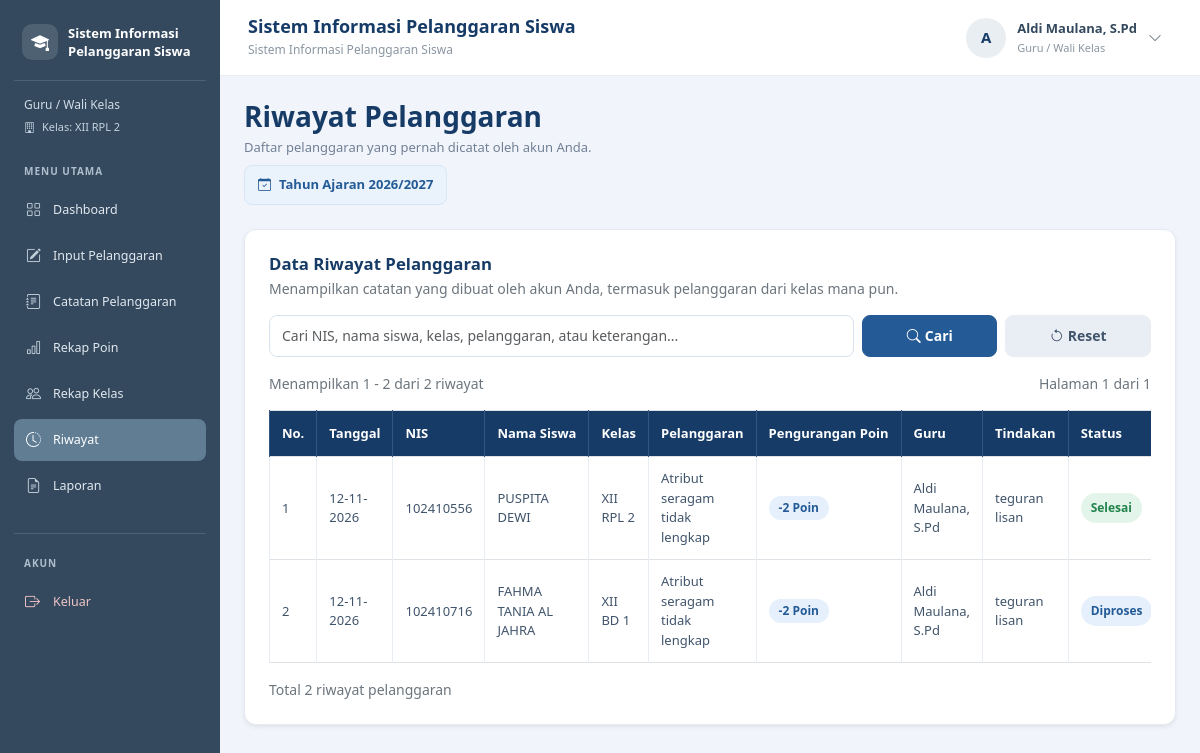
/riwayat.php (signed in), run on the app's committed database.
### tables this page shows
CREATE TABLE `t_wali_kelas` (
  `id` int(11) NOT NULL,
  `tahun_ajaran_id` int(11) NOT NULL,
  `kelas_id` int(11) NOT NULL,
  `guru_id` int(11) NOT NULL,
  `tanggal_mulai` date NOT NULL,
  `tanggal_selesai` date NOT NULL,
  `status_aktif` tinyint(1) NOT NULL,
  `created_at` timestamp NOT NULL DEFAULT current_timestamp(),
  `updated_at` timestamp NOT NULL DEFAULT current_timestamp()
);

CREATE TABLE `t_kelas` (
  `id` int(11) NOT NULL,
  `nama` varchar(100) NOT NULL,
  `tingkat` varchar(20) NOT NULL,
  `jurusan` varchar(100) NOT NULL,
  `status_aktif` tinyint(1) NOT NULL,
  `created_at` timestamp NULL DEFAULT current_timestamp(),
  `updated_at` timestamp NULL DEFAULT current_timestamp()
);

CREATE TABLE `t_tahun_ajaran` (
  `id` int(11) NOT NULL,
  `nama` varchar(20) NOT NULL,
  `tanggal_mulai` date NOT NULL,
  `tanggal_selesai` date NOT NULL,
  `status_aktif` tinyint(1) NOT NULL,
  `created_at` timestamp NULL DEFAULT current_timestamp(),
  `updated_at` timestamp NULL DEFAULT current_timestamp()
);

CREATE TABLE `t_pelanggaran_siswa` (
  `id` int(11) NOT NULL,
  `tahun_ajaran_id` int(11) NOT NULL,
  `siswa_id` int(11) NOT NULL,
  `nama_siswa` varchar(150) NOT NULL,
  `kelas_id` int(11) NOT NULL,
  `nama_kelas` varchar(100) NOT NULL,
  `pelanggaran_id` int(11) NOT NULL,
  `nama_pelanggaran` varchar(150) NOT NULL,
  `pelanggaran_kategori_id` int(11) NOT NULL,
  `guru_id` int(11) NOT NULL,
  `nama_guru` varchar(150) NOT NULL,
  `tanggal` date NOT NULL,
  `keterangan` text NOT NULL,
  `poin` int(11) NOT NULL,
  `tindakan` text NOT NULL,
  `status` varchar(30) NOT NULL,
  `created_at` timestamp NOT NULL DEFAULT current_timestamp(),
  `updated_at` timestamp NOT NULL DEFAULT current_timestamp()
);

CREATE TABLE `t_siswa` (
  `id` int(11) NOT NULL,
  `nis` varchar(30) NOT NULL,
  `nisn` varchar(20) NOT NULL,
  `nama` varchar(150) NOT NULL,
  `jenis_kelamin` char(1) NOT NULL,
  `tanggal_lahir` date NOT NULL,
  `alamat` text NOT NULL,
  `status_aktif` tinyint(1) NOT NULL,
  `created_at` timestamp NOT NULL DEFAULT current_timestamp(),
  `updated_at` timestamp NOT NULL DEFAULT current_timestamp()
);

### includes/cek_wali_kelas.php (called while the page is built, shortened)
<?php
$role = strtolower(trim($_SESSION['role'] ?? ''));
if (isset($koneksi) && $role === 'guru') {
    $idUser = (int)($_SESSION['id'] ?? 0);
    $queryWali = "
        SELECT
            w.kelas_id,
            w.tahun_ajaran_id,
            k.nama AS nama_kelas
        FROM t_guru g
        JOIN t_wali_kelas w
            ON w.guru_id = g.id
        JOIN t_kelas k
            ON k.id = w.kelas_id
        JOIN t_tahun_ajaran ta
            ON ta.id = w.tahun_ajaran_id
        WHERE g.user_id = ?
            AND g.status_aktif = 1
            AND w.status_aktif = 1
            AND k.status_aktif = 1
            AND ta.status_aktif = 1
        ORDER BY w.id DESC
        LIMIT 1
    ";
    $stmtWali = mysqli_prepare($koneksi, $queryWali);
    if ($stmtWali) {
        mysqli_stmt_bind_param($stmtWali, "i", $idUser);
        mysqli_stmt_execute($stmtWali);
        $hasilWali = mysqli_stmt_get_result($stmtWali);
        if ($dataWali = mysqli_fetch_assoc($hasilWali)) {
            $isWaliKelas = true;
            $namaKelasWali = $dataWali['nama_kelas'];
        }
    }
}

### riwayat.php (the view, shortened to what this page needs)
<?php
include "config/koneksi.php";
$role = strtolower(trim($_SESSION['role'] ?? ''));
$idUser = (int)($_SESSION['id'] ?? 0);
$menuAktif = "riwayat";
function e($nilai) {
    return htmlspecialchars((string)($nilai ?? ''), ENT_QUOTES, 'UTF-8');
}
$idGuru = 0;
if ($role === 'guru') {
    $stmtGuru = mysqli_prepare($koneksi, "
        SELECT id
        FROM t_guru
        WHERE user_id = ? AND status_aktif = 1
        LIMIT 1
    ");
    mysqli_stmt_bind_param($stmtGuru, "i", $idUser);
    mysqli_stmt_execute($stmtGuru);
    $dataGuru = mysqli_fetch_assoc(mysqli_stmt_get_result($stmtGuru));
    $idGuru = (int)($dataGuru['id'] ?? 0);
}
$queryAktif = mysqli_query($koneksi, "
    SELECT id, nama
    FROM t_tahun_ajaran
    WHERE status_aktif = 1
    ORDER BY tanggal_mulai DESC
    LIMIT 1
");
$dataAktif = mysqli_fetch_assoc($queryAktif);
$tahunAktif = (int)$dataAktif['id'];
$namaTahunAktif = $dataAktif['nama'];
$cari = isset($_GET['cari']) && is_scalar($_GET['cari'])
    ? trim((string)$_GET['cari'])
    : '';
$where = " WHERE ps.tahun_ajaran_id = $tahunAktif ";
if ($role === 'guru') {
    $where .= " AND ps.guru_id = $idGuru ";
}
$batas = 10;
$halaman = isset($_GET['halaman']) && is_scalar($_GET['halaman'])
    ? max(1, (int)$_GET['halaman'])
    : 1;
$queryJumlah = mysqli_query($koneksi, "
    SELECT COUNT(*) AS total
    FROM t_pelanggaran_siswa ps
    LEFT JOIN t_siswa s ON ps.siswa_id = s.id
    $where
");
$dataJumlah = mysqli_fetch_assoc($queryJumlah);
$totalData = (int)($dataJumlah['total'] ?? 0);
$totalHalaman = max(1, (int)ceil($totalData / $batas));
$halaman = min($halaman, $totalHalaman);
$offset = ($halaman - 1) * $batas;
$queryRiwayat = mysqli_query($koneksi, "
    SELECT ps.*, s.nis
    FROM t_pelanggaran_siswa ps
    LEFT JOIN t_siswa s ON ps.siswa_id = s.id
    $where
    ORDER BY ps.tanggal DESC, ps.id DESC
    LIMIT $offset, $batas
");
?>
<!DOCTYPE html>
<html lang="id">
<head>
<link href="https://cdn.jsdelivr.net/npm/bootstrap@5.3.3/dist/css/bootstrap.min.css" rel="stylesheet">
<link href="https://cdn.jsdelivr.net/npm/bootstrap-icons@1.11.3/font/bootstrap-icons.min.css" rel="stylesheet">
</head>
<body>
<?php include "includes/sidebar.php"; ?>
<?php include "includes/navbar.php"; ?>
<main class="konten-utama">
    <div class="mb-4">
        <h3 class="judul-halaman mb-1">Riwayat Pelanggaran</h3>
        <p class="deskripsi-halaman mb-2">
            Daftar pelanggaran yang pernah dicatat oleh akun Anda.
        </p>
        <span class="info-tahun">
            <i class="bi bi-calendar-check"></i>
            Tahun Ajaran <?= e($namaTahunAktif) ?>
        </span>
    </div>
    <div class="card kartu shadow-sm">
        <div class="card-body">
            <div class="mb-3">
                <h5 class="judul-bagian mb-1">Data Riwayat Pelanggaran</h5>
                <p class="text-secondary small mb-0">
                    <?php if ($role === 'guru'): ?>
                        Menampilkan catatan yang dibuat oleh akun Anda, termasuk pelanggaran dari kelas mana pun.
                    <?php else: ?>
                        Menampilkan seluruh catatan pelanggaran pada tahun ajaran aktif.
                    <?php endif; ?>
                </p>
            </div>
            <form method="GET" action="riwayat.php" class="row g-2 mb-3">
                <div class="col-md-8">
                    <input
                        type="search"
                        name="cari"
                        class="form-control"
                        placeholder="Cari NIS, nama siswa, kelas, pelanggaran, atau keterangan..."
                        value="<?= e($cari) ?>"
                    >
                </div>
                <div class="col-md-4 d-flex gap-2">
                    <button type="submit" class="btn btn-primary flex-fill">
                        <i class="bi bi-search me-1"></i>Cari
                    </button>
                    <a href="riwayat.php" class="btn btn-secondary flex-fill">
                        <i class="bi bi-arrow-counterclockwise me-1"></i>Reset
                    </a>
                </div>
            </form>
            <div class="d-flex justify-content-between align-items-center flex-wrap gap-2 mb-3">
                <small class="text-secondary">
                    Menampilkan <?= $totalData > 0 ? $offset + 1 : 0 ?>
                    - <?= min($offset + $batas, $totalData) ?>
                    dari <?= $totalData ?> riwayat
                </small>
                <small class="text-secondary">
                    Halaman <?= $halaman ?> dari <?= $totalHalaman ?>
                </small>
            </div>
            <div class="table-responsive">
                <table class="table table-bordered table-hover align-middle">
                    <thead>
                        <tr>
                            <th>No.</th>
                            <th>Tanggal</th>
                            <th>NIS</th>
                            <th>Nama Siswa</th>
                            <th>Kelas</th>
                            <th>Pelanggaran</th>
                            <th>Pengurangan Poin</th>
                            <th>Guru</th>
                            <th>Tindakan</th>
                            <th>Status</th>
                        </tr>
                    </thead>
                    <tbody>
                    <?php if (mysqli_num_rows($queryRiwayat) > 0): ?>
                        <?php $no = $offset + 1; ?>
                        <?php while ($data = mysqli_fetch_assoc($queryRiwayat)): ?>
                            <?php
                            $tanggal = (!empty($data['tanggal']) && strtotime($data['tanggal']))
                                ? date('d-m-Y', strtotime($data['tanggal']))
                                : '-';
                            $statusAsli = trim($data['status'] ?? '');
                            if (in_array($statusAsli, ['Belum Ditindak', 'Belum ditindak', 'Belum ditangani', ''], true)) {
                                $statusTampil = 'Belum Ditindak';
                                $kelasStatus = 'status-belum';
                            } elseif (in_array($statusAsli, ['Diproses', 'Proses', 'Sedang diproses'], true)) {
                                $statusTampil = 'Diproses';
                                $kelasStatus = 'status-proses';
                            } elseif ($statusAsli === 'Selesai') {
                                $statusTampil = 'Selesai';
                                $kelasStatus = 'status-selesai';
                            } else {
                                $statusTampil = $statusAsli;
                                $kelasStatus = 'status-belum';
                            }
                            ?>
                            <tr>
                                <td><?= $no++ ?></td>
                                <td><?= e($tanggal) ?></td>
                                <td><?= e($data['nis'] ?? '-') ?></td>
                                <td><?= e($data['nama_siswa']) ?></td>
                                <td><?= e($data['nama_kelas']) ?></td>
                                <td><?= e($data['nama_pelanggaran']) ?></td>
                                <td>
                                    <span class="badge badge-poin">-<?= (int)$data['poin'] ?> Poin</span>
                                </td>
                                <td><?= e($data['nama_guru']) ?></td>
                                <td><?= e($data['tindakan'] ?: 'Belum ada tindakan') ?></td>
                                <td>
                                    <span class="badge-status <?= e($kelasStatus) ?>">
                                        <?= e($statusTampil) ?>
                                    </span>
                                </td>
                            </tr>
                        <?php endwhile; ?>
                    <?php endif; ?>
                    </tbody>
                </table>
            </div>
            <div class="d-flex justify-content-between align-items-center flex-wrap gap-2 mt-3">
                <small class="text-secondary">Total <?= $totalData ?> riwayat pelanggaran</small>
            </div>
        </div>
    </div>
</main>
</body>
</html>

### includes/sidebar.php (shortened to what this page needs)
<?php
require_once __DIR__ . '/cek_wali_kelas.php';
$menuAktif = $menuAktif ?? '';
$menuAdmin = [
    ["Dashboard", "dashboard.php", "dashboard", "bi-grid"],
    ["Kelola Guru", "data_guru.php", "guru", "bi-person-badge"],
    ["Kelola Siswa", "siswa.php", "siswa", "bi-people"],
    ["Kelola Kelas", "kelas.php", "kelas", "bi-building"],
    ["Kelola Tahun Ajaran", "tahun_ajaran.php", "tahun_ajaran", "bi-calendar3"],
    ["Penempatan Siswa", "penempatan_siswa.php", "penempatan", "bi-diagram-3"],
    ["Kelola Wali Kelas", "wali_kelas.php", "wali_kelas", "bi-person-workspace"],
    ["Kategori Pelanggaran", "kategori_pelanggaran.php", "kategori", "bi-tags"],
    ["Jenis Pelanggaran", "jenis_pelanggaran.php", "jenis", "bi-list-check"],
    ["Rekap Poin", "rekap_poin.php", "rekap_poin", "bi-bar-chart"],
    ["About Me", "about.php", "about", "bi-info-circle"],
    ["Laporan", "laporan.php", "laporan", "bi-file-earmark-text"]
];
$menuGuru = [
    ["Dashboard", "dashboard.php", "dashboard", "bi-grid"],
    ["Input Pelanggaran", "input_pelanggaran.php", "input_pelanggaran", "bi-pencil-square"],
    ["Catatan Pelanggaran", "catatan_pelanggaran.php", "catatan_pelanggaran", "bi-journal-text"],
    ["Rekap Poin", "rekap_poin.php", "rekap_poin", "bi-bar-chart"],
    ["Riwayat", "riwayat.php", "riwayat", "bi-clock-history"]
];
$menuWaliKelas = [
    ["Dashboard", "dashboard.php", "dashboard", "bi-grid"],
    ["Input Pelanggaran", "input_pelanggaran.php", "input_pelanggaran", "bi-pencil-square"],
    ["Catatan Pelanggaran", "catatan_pelanggaran.php", "catatan_pelanggaran", "bi-journal-text"],
    ["Rekap Poin", "rekap_poin.php", "rekap_poin", "bi-bar-chart"],
    ["Rekap Kelas", "rekap_kelas.php", "rekap_kelas", "bi-people"],
    ["Riwayat", "riwayat.php", "riwayat", "bi-clock-history"],
    ["Laporan", "laporan.php", "laporan", "bi-file-earmark-text"]
];
if ($role === 'admin') {
    $daftarMenu = $menuAdmin;
    $labelRole = 'Administrator';
} elseif ($role === 'guru' && $isWaliKelas) {
    $daftarMenu = $menuWaliKelas;
    $labelRole = 'Guru / Wali Kelas';
} elseif ($role === 'guru') {
    $daftarMenu = $menuGuru;
    $labelRole = 'Guru';
} else {
    $daftarMenu = [];
    $labelRole = 'Pengguna';
}
?>
<link rel="stylesheet"
href="https://cdn.jsdelivr.net/npm/bootstrap-icons@1.11.3/font/bootstrap-icons.min.css">
<div class="sidebar-ukk">
    <div class="brand-sidebar">
        <div class="brand-icon">
            <i class="bi bi-mortarboard-fill"></i>
        </div>
        <p class="brand-title">
            Sistem Informasi<br>
            Pelanggaran Siswa
        </p>
    </div>
    <div class="role-label">
        <?= htmlspecialchars($labelRole, ENT_QUOTES, 'UTF-8'); ?>
    </div>
    <?php if ($role === 'guru' && $isWaliKelas): ?>
        <div class="kelas-label">
            <i class="bi bi-building me-1"></i>
            Kelas: <?= htmlspecialchars($namaKelasWali, ENT_QUOTES, 'UTF-8'); ?>
        </div>
    <?php endif; ?>
    <div class="menu-label">Menu Utama</div>
    <ul class="sidebar-menu nav nav-pills">
        <?php foreach ($daftarMenu as $menu): ?>
            <li class="nav-item">
                <a
                    href="<?= htmlspecialchars($menu[1], ENT_QUOTES, 'UTF-8'); ?>"
                    class="nav-link <?= $menuAktif === $menu[2] ? 'active' : ''; ?>"
                >
                    <i class="bi <?= htmlspecialchars($menu[3], ENT_QUOTES, 'UTF-8'); ?>"></i>
                    <span><?= htmlspecialchars($menu[0], ENT_QUOTES, 'UTF-8'); ?></span>
                </a>
            </li>
        <?php endforeach; ?>
    </ul>
    <div class="sidebar-bottom">
        <div class="menu-label">Akun</div>
        <a
            href="logout.php"
            class="nav-link logout"
            onclick="return confirm('Apakah Anda yakin ingin keluar?')"
        >
            <i class="bi bi-box-arrow-right"></i>
            <span>Keluar</span>
        </a>
    </div>
</div>

### data on the page
t_wali_kelas: kelas.nama "XII RPL 2"
t_tahun_ajaran: nama "2026/2027"
t_pelanggaran_siswa: tanggal "12-11-2026", siswa.nis "102410556", nama_siswa "PUSPITA DEWI", nama_kelas "XII RPL 2", nama_pelanggaran "Atribut seragam tidak lengkap", poin "2", nama_guru "Aldi Maulana, S.Pd", tindakan "teguran lisan", status "Selesai"
t_pelanggaran_siswa: tanggal "12-11-2026", siswa.nis "102410716", nama_siswa "FAHMA TANIA AL JAHRA", nama_kelas "XII BD 1", nama_pelanggaran "Atribut seragam tidak lengkap", poin "2", nama_guru "Aldi Maulana, S.Pd", tindakan "teguran lisan", status "Diproses"

### other printed values
$labelRole "Guru / Wali Kelas"
$menu[0] "Dashboard"
$menu[0] "Input Pelanggaran"
$menu[0] "Catatan Pelanggaran"
$menu[0] "Rekap Poin"
$menu[0] "Rekap Kelas"
$menu[0] "Riwayat"
$menu[0] "Laporan"
$judulNavbar "Sistem Informasi Pelanggaran Siswa"
$inisial "A"
$namaPengguna "Aldi Maulana, S.Pd"
$labelRoleNavbar "Guru / Wali Kelas"
$offset + 1 "1"
min($offset + $batas, $totalData) "2"
$totalData "2"
